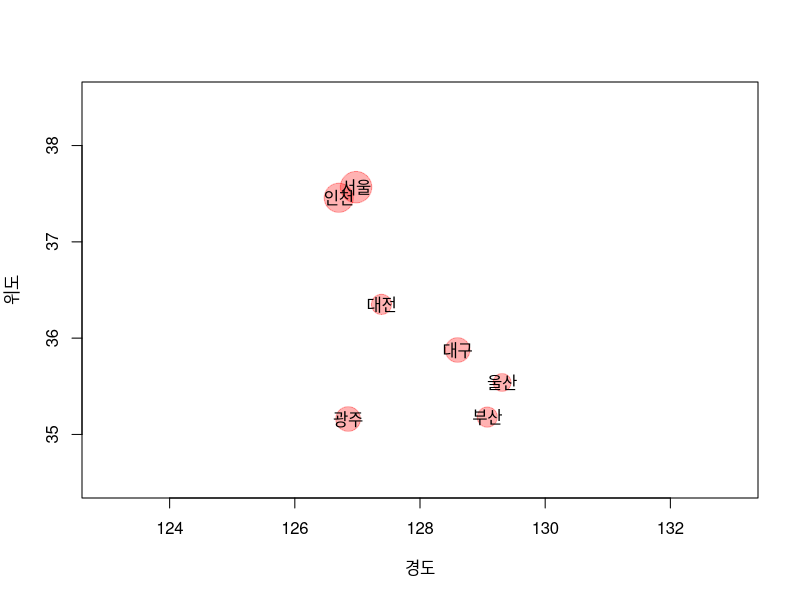

The R source for this figure:
city = c("서울","부산","대구","인천","광주","대전","울산")
pm25 = c(14    ,   9  ,  11  ,  13   ,  11  ,  9   ,  8)
lat = c(37.56793, 35.18, 35.87705, 37.45773, 35.16033, 36.35057, 35.53987)
lon = c(126.9781, 129.075, 128.6007, 126.7022, 126.8514, 127.3848, 129.3115)

plot(x=lon, y=lat,pch=19,cex=pm25*0.3, col=rgb(1,0,0,0.3),xlim=c(123, 133),ylim=c(34.5,38.5),xlab="경도",ylab="위도")
text(x=lon, y=lat, labels=city)


install.packages("readxl")
library(readxl)
test = read_excel("./teacher/Data/excel_exam.xlsx")
View(test)
